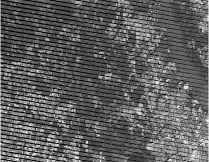
%> input picture Exercício - Filtragem (FFT)/imagem_defeito.jpg, 209 x 162 px
$ octave proc_img_2.m   (GNU Octave 9; MATLAB toolbox functions it lacks are replaced by stand-ins)
%> lines starting %> are read from the running program, lines starting %| are printed output that depends on the picture; in (x1, y1, x2, y2) boxes, pixels count from 0 and x2, y2 are one past the last pixel; in counts of white or black regions, pixels touching at a corner belong together; the program's own positions count from 1
### Exercício - Filtragem (FFT)/filtro_circulo.m
%% Função para filtro passa-baixa
    % img: imagem de entrada
    % pos_x: posição x do ponto do R^2 onde se quer filtrar
    % pos_y: posição y do ponto do R^2 onde se quer filtrar
    % Se quiser filtrar ao centro da imagem, ent�o [pos_x, pos_y] =
    % size(img)/2
    % r: raio do filtro
    % H: filtro passa-baixa (sa�da)

function H = filtro_circulo (img, pos_y, pos_x, r)
H = ones(size(img));

for i = -r:r
    for j = -r:r
        if ((i)^2 + (j)^2 < r^2)
            H(i+pos_x, j+pos_y) = 0;        % Formação do filtro passa-baixa
        end
    end
end

end

### Exercício - Filtragem (FFT)/proc_img_2.m
%% Leitura e exibição da imagem original
clear all

figure(5);
img2 = imread('imagem_defeito.jpg'); imagesc(img2); colormap(gray); title('Imagem 2');
%> further down, img2 is the input picture: size 162x209x3 uint8; min 0, max 255, mean 93.3
img2 = rgb2gray(img2);
%> img2: size 162x209 uint8

%% Obtendo FFT da imagem

figure(6);
F2 = fft2(img2);

imagesc(abs(1 + log(fftshift(F2)))); title('log(1+FFT(img2))'); colormap(gray); % Exibindo o log do FFT
%> after `colormap(gray)`:
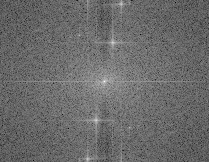
%> displayed picture: size 162x209x3, on the screen's scale of 0 to 255; min 0, max 255, mean 106.4

%% Obtenção de elaboração de filtros
H1 = filtro_circulo(img2, 122, 5, 4);
%> after the loop in filtro_circulo, `for i = -r:r`:
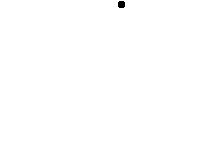
%> H: size 162x209 double; values 0 (black) and 1 (white), 99.9% white; 1 black region, box (x1, y1, x2, y2) and area: (118, 1, 125, 8) 45
H2 = filtro_circulo(img2, 113, 43, 6);
%> after the loop in filtro_circulo (call 2), `for i = -r:r`: H: size 162x209 double; values 0 (black) and 1 (white), 99.7% white; 1 black region, box (x1, y1, x2, y2) and area: (107, 37, 118, 48) 109
H3 = filtro_circulo(img2, 97, 121, 6);
%> call 3 of filtro_circulo, with pos_y = 97, pos_x = 121, r = 6
%> after the loop in filtro_circulo (call 3), `for i = -r:r`:
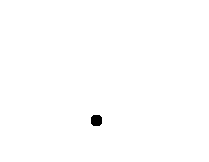
%> H: size 162x209 double; values 0 (black) and 1 (white), 99.7% white; 1 black region, box (x1, y1, x2, y2) and area: (91, 115, 102, 126) 109
H4 = filtro_circulo(img2, 87, 159, 3);
%> call 4 of filtro_circulo, with pos_y = 87, pos_x = 159, r = 3
%> after the loop in filtro_circulo (call 4), `for i = -r:r`:
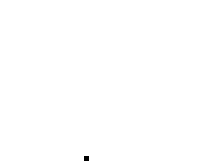
%> H: size 162x209 double; values 0 (black) and 1 (white), 99.9% white; 1 black region, box (x1, y1, x2, y2) and area: (84, 156, 89, 161) 25
H5 = filtro_circulo(img2, 80, 36, 3);
%> after the loop in filtro_circulo (call 5), `for i = -r:r`: H: size 162x209 double; values 0 (black) and 1 (white), 99.9% white; 1 black region, box (x1, y1, x2, y2) and area: (77, 33, 82, 38) 25
H6 = filtro_circulo(img2, 130, 127, 3);
%> after the loop in filtro_circulo (call 6), `for i = -r:r`: H: size 162x209 double; values 0 (black) and 1 (white), 99.9% white; 1 black region, box (x1, y1, x2, y2) and area: (127, 124, 132, 129) 25

H = H1 & H2 & H3 & H4 & H5 & H6;
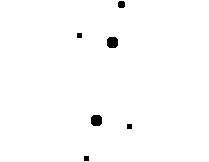
%> H: size 162x209 logical; 99% white; 6 black regions, box (x1, y1, x2, y2) and area: (107, 37, 118, 48) 109, (91, 115, 102, 126) 109, (118, 1, 125, 8) 45, (77, 33, 82, 38) 25, (127, 124, 132, 129) 25, (84, 156, 89, 161) 25

filtro_completo = F2 .* fftshift(H);

figure(7);
imagesc(abs(fftshift((log(1+ filtro_completo))))); colormap(gray); title('Filtros aplicados (img2)');
%> after `title('Filtros aplicados (img2)')`:
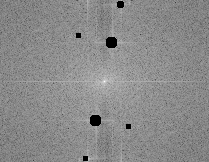
%> displayed picture: size 162x209x3, on the screen's scale of 0 to 255; min 0, max 255, mean 138.4

%% Obtendo Transformada de Fourier Inversa
figure(8);
imagesc(abs(ifft2(filtro_completo))); colormap(gray); title('IFFT (Img2)');
%> after `title('IFFT (Img2)')`:
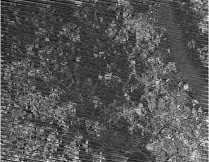
%> displayed picture: size 162x209x3, on the screen's scale of 0 to 255; min 0, max 255, mean 84.9

$ run again, with Exercício - Filtragem (FFT)/mit_noise_periodic.jpg copied over Exercício - Filtragem (FFT)/imagem_defeito.jpg
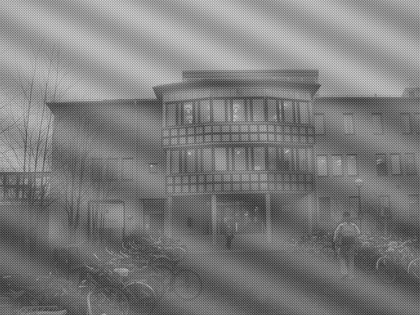
%> input picture Exercício - Filtragem (FFT)/mit_noise_periodic.jpg, 420 x 315 px, shrunk from 1024 x 768 before the run
%> img2 is the input picture: size 315x420 uint8; min 37, max 224, mean 124.5
%> `colormap(gray)`:
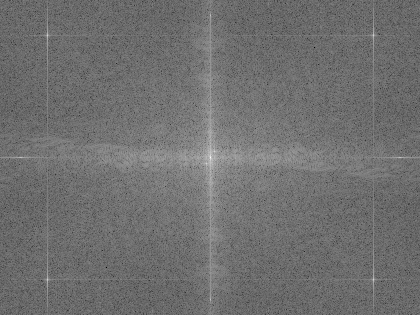
%> displayed picture: size 315x420x3, on the screen's scale of 0 to 255; min 0, max 255, mean 111.4
%> `title('Filtros aplicados (img2)')`:
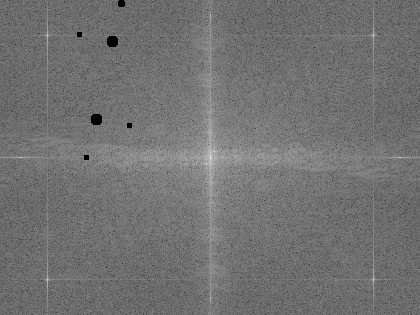
%> displayed picture: size 315x420x3, on the screen's scale of 0 to 255; min 0, max 255, mean 113.6
